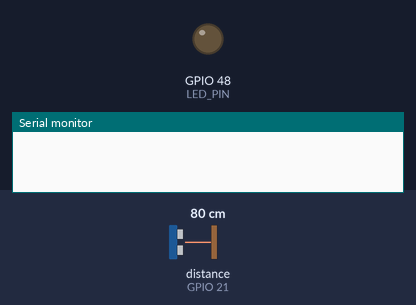
Bench run of a sketch on a simulated ESP32-S3. Shown: output pins drawn as LEDs (lit = HIGH), the last lines printed to the serial monitor. Wiring (inferred from the names in the program): ultrasonic range finder: trigger GPIO 14; echo GPIO 21. Dashed ring = blinking. The test bench sets the inputs (shaded band); at power-on: distance to the obstacle (sensor on GPIO 21) 80 cm. The echo pulse lasts 58.3 µs per cm; no radio packets arrive unless stated; pins used as bus, display or sensor lines are not drawn.

Above: at 0.1 s.
At 0.7 s:
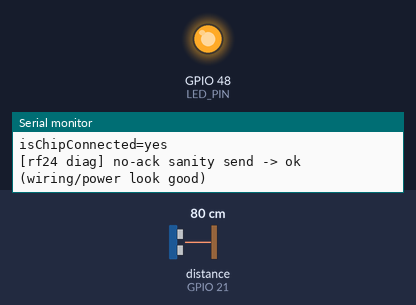
At 2.3 s:
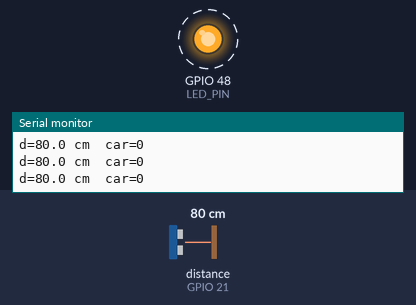
2.4 s: distance to the obstacle (sensor on GPIO 21) set to 2 cm
5.4 s: distance to the obstacle (sensor on GPIO 21) set to 35 cm
Timing chart, 0 to 14.4 s (numbered marks = the images above; inputs shaded):
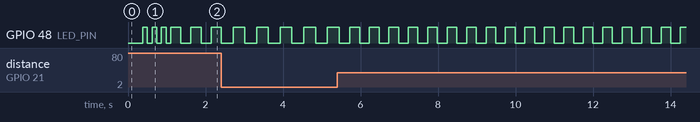

Measured:
- by itself, GPIO 48 (LED_PIN): alternates HIGH for 0.25 s and LOW for 0.25 s

The sketch:

lapTimerCode.ino
```cpp
// esp32-s3 wroom (devkitc-style) — lap tx via nrf24 + hc-sr04
#include <Arduino.h>
#include <SPI.h>
#include <RF24.h>
#include <printf.h>   // for radio.printDetails()

// -------- config --------
#define BAUD 9600
#define USE_RADIO 1
#define DEBUG_PRINT_EVERY_MS 250
#define THRESHOLD_CM 30.0f
#define PING_INTERVAL_MS 60

// ultrasonic (echo is 5v on hc-sr04 -> use a divider or a 3v3-safe variant)
const uint8_t TRIG_PIN = 14;
const uint8_t ECHO_PIN = 21;

// spi mapping (hspi-style)
const uint8_t SPI_SCK  = 12;
const uint8_t SPI_MISO = 13;
const uint8_t SPI_MOSI = 11;

// nrf24 control pins
const uint8_t CE_PIN  = 15;
const uint8_t CSN_PIN = 10;

// radio
#if USE_RADIO
RF24 radio(CE_PIN, CSN_PIN);
const uint8_t ADDRESS[5]  = { 'F','G','H','I','J' };
// use a cleaner channel and slower rate for extra link margin
const uint8_t RF_CHANNEL  = 76;                 // both ends must match
const uint16_t CAN_ID     = 5000;               // 0x1388
#endif

// lap timing / speed
const float SENSOR_ZONE_LENGTH_M = 0.30f;

bool     timerStarted   = false;
uint32_t lapStartMS     = 0;
uint32_t bestLapMS      = 0;
int      lapCount       = 0;

bool     prevCarPresent = false;
uint32_t carEnterUs     = 0;
uint32_t carExitUs      = 0;

// handle boards without a simple LED_BUILTIN
#ifdef LED_BUILTIN
constexpr int LED_PIN = LED_BUILTIN;
#else
constexpr int LED_PIN = -1;
#endif

float measureDistanceCM() {
  digitalWrite(TRIG_PIN, LOW);
  delayMicroseconds(3);
  digitalWrite(TRIG_PIN, HIGH);
  delayMicroseconds(12);
  digitalWrite(TRIG_PIN, LOW);

  // wait for rising edge with timeout
  unsigned long t0 = micros();
  while (digitalRead(ECHO_PIN) == LOW) {
    if (micros() - t0 > 30000UL) return 1e9f; // “far”
  }
  // measure high width (cap at ~5 m)
  unsigned long start = micros();
  while (digitalRead(ECHO_PIN) == HIGH) {
    if (micros() - start > 30000UL) return 1e9f;
  }
  unsigned long duration = micros() - start;
  return (duration * 0.0343f) * 0.5f;  // cm
}

#if USE_RADIO
void rf24_print_diag() {
  printf_begin();                 // enable RF24's printf to Serial
  Serial.println(F("\n[rf24 diag]"));
  bool chip = radio.isChipConnected();
  Serial.print(F("isChipConnected="));
  Serial.println(chip ? F("yes") : F("no"));
  radio.printDetails();           // dump config/registers
}

void rf24_sanity_send_noack() {
  // try a one-off send with auto-ack disabled; this should return true
  // even without a receiver, proving spi + power + ce/csn are ok.
  bool prevAA = true;
  // there's no direct getter; assume we configured auto-ack=true just before.
  // temporarily disable and send a tiny payload
  radio.setAutoAck(false);
  const char probe[] = "diag_noack";
  bool ok = radio.write(&probe, sizeof(probe));
  Serial.print(F("[rf24 diag] no-ack sanity send -> "));
  Serial.println(ok ? F("ok (wiring/power look good)") : F("fail (check spi/ce/csn/3v3)"));
  radio.setAutoAck(true);
}

void rf24_configure() {
  SPI.begin(SPI_SCK, SPI_MISO, SPI_MOSI, CSN_PIN);

  Serial.printf("rf pins: CE=%u  CSN=%u  SCK=%u  MISO=%u  MOSI=%u\n",
                CE_PIN, CSN_PIN, SPI_SCK, SPI_MISO, SPI_MOSI);

  Serial.println(F("init rf24..."));
  if (!radio.begin()) {
    Serial.println(F("radio.begin() failed (check power/ce/csn/spi wiring)."));
  }

  radio.setAutoAck(true);
  radio.enableDynamicPayloads();
  radio.setCRCLength(RF24_CRC_16);
  radio.setChannel(RF_CHANNEL);
  radio.setDataRate(RF24_250KBPS);
  radio.setPALevel(RF24_PA_LOW);
  radio.setRetries(15, 15);
  radio.openWritingPipe(ADDRESS);
  radio.stopListening();

  rf24_print_diag();
  rf24_sanity_send_noack();
}
#endif

void setup() {
  if (LED_PIN >= 0) {
    pinMode(LED_PIN, OUTPUT);
    digitalWrite(LED_PIN, LOW);
  }

  pinMode(TRIG_PIN, OUTPUT);
  pinMode(ECHO_PIN, INPUT);

  Serial.begin(BAUD);
  delay(200);

  Serial.println(F("\nesp32-s3 lap tx (nrf24)"));
  Serial.printf("ultrasonic: TRIG=%u  ECHO=%u (use divider on echo)\n", TRIG_PIN, ECHO_PIN);

#if USE_RADIO
  rf24_configure();
#else
  Serial.println(F("rf24 disabled (USE_RADIO=0). sensor-only debug."));
#endif

  // simple boot blink
  for (int i = 0; i < 3; i++) {
    if (LED_PIN >= 0) { digitalWrite(LED_PIN, HIGH); }
    delay(120);
    if (LED_PIN >= 0) { digitalWrite(LED_PIN, LOW); }
    delay(120);
  }
}

void loop() {
  static uint32_t lastBlink = 0, lastDbg = 0;
  static bool ledState = false;

  // heartbeat
  if (LED_PIN >= 0 && millis() - lastBlink >= 250) {
    ledState = !ledState;
    digitalWrite(LED_PIN, ledState);
    lastBlink = millis();
  }

  float d = measureDistanceCM();
  bool carPresent = (d < THRESHOLD_CM);
  uint32_t nowMs = millis();
  uint32_t nowUs = micros();

  // periodic debug
  if (millis() - lastDbg >= DEBUG_PRINT_EVERY_MS) {
    Serial.print(F("d="));
    if (d > 1e8f) Serial.print(F("far"));
    else Serial.print(d, 1);
    Serial.print(F(" cm  car="));
    Serial.println(carPresent ? F("1") : F("0"));
    lastDbg = millis();
  }

  // rising edge
  if (!prevCarPresent && carPresent) {
    carEnterUs = nowUs;
    if (!timerStarted) {
      timerStarted = true;
      lapStartMS   = nowMs;
      lapCount     = 0;
      bestLapMS    = 0;
      Serial.println(F("start stopwatch"));
    } else {
      Serial.println(F("enter"));
    }
  }

  // falling edge -> record lap
  if (prevCarPresent && !carPresent) {
    carExitUs = nowUs;

    if (timerStarted) {
      uint32_t lapMS = nowMs - lapStartMS;
      lapStartMS = nowMs;
      lapCount++;
      if (bestLapMS == 0 || lapMS < bestLapMS) bestLapMS = lapMS;

      // speed (safe)
      uint32_t crossUs = carExitUs - carEnterUs;
      float mph = 0.0f;
      if (crossUs > 0) {
        float secs = crossUs / 1e6f;
        float mps  = SENSOR_ZONE_LENGTH_M / secs;
        mph        = mps * 2.23694f;
      }
      long mphx100 = (long)(mph * 100.0f + 0.5f);

      // pack 64b: [63:32]=mph*100, [31:0]=lapMS  -> 16 hex chars
      uint64_t packed = ((uint64_t)(uint32_t)mphx100 << 32) | (uint32_t)lapMS;
      uint32_t hi = (uint32_t)(packed >> 32);
      uint32_t lo = (uint32_t)(packed & 0xFFFFFFFFUL);
      char dataHex[17];
      snprintf(dataHex, sizeof(dataHex), "%08lX%08lX",
               (unsigned long)hi, (unsigned long)lo);

      char packet[32];
      snprintf(packet, sizeof(packet), "%X,%s", (unsigned)CAN_ID, dataHex);

#if USE_RADIO
      bool ok = radio.write(packet, strlen(packet) + 1);
      Serial.print(F("lap ")); Serial.print(lapCount);
      Serial.print(F(": ")); Serial.print(lapMS); Serial.print(F(" ms  best=")); Serial.print(bestLapMS);
      Serial.print(F(" ms  mph=")); Serial.print(mph, 2);
      Serial.print(F("  tx=")); Serial.print(ok ? F("ok") : F("fail"));
      Serial.print(F("  -> ")); Serial.println(packet);
#else
      Serial.print(F("lap ")); Serial.print(lapCount);
      Serial.print(F(": ")); Serial.print(lapMS); Serial.print(F(" ms  best=")); Serial.print(bestLapMS);
      Serial.print(F(" ms  mph=")); Serial.print(mph, 2);
      Serial.print(F("  (rf disabled)  -> ")); Serial.println(packet);
#endif
    }
  }

  prevCarPresent = carPresent;
  delay(PING_INTERVAL_MS);
}
```
